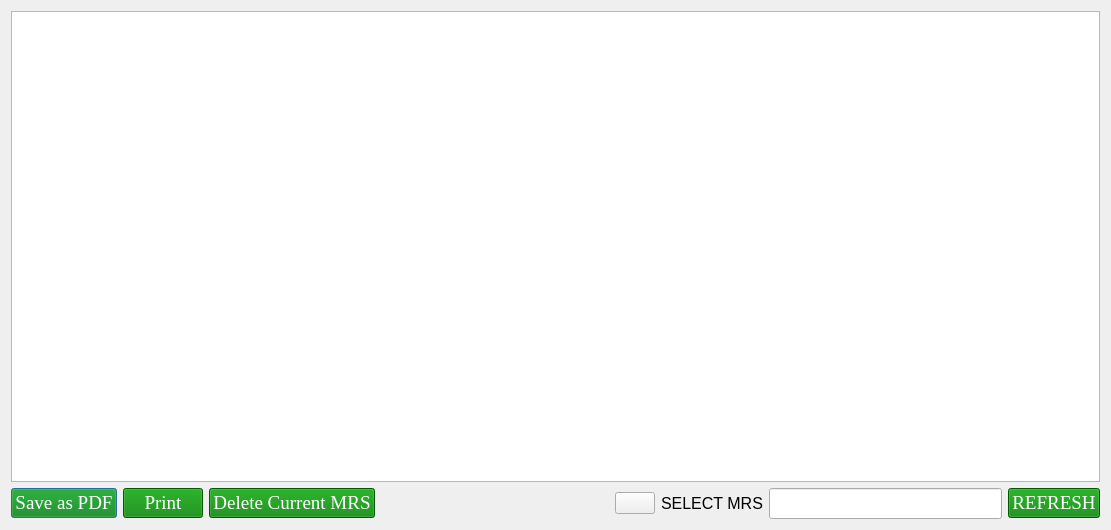
<?xml version="1.0" encoding="UTF-8"?>
<ui version="4.0">
 <class>MRSslipViewer</class>
 <widget class="QDialog" name="MRSslipViewer">
  <property name="geometry">
   <rect>
    <x>0</x>
    <y>0</y>
    <width>1111</width>
    <height>530</height>
   </rect>
  </property>
  <property name="windowTitle">
   <string>MRS Slip Viewer</string>
  </property>
  <layout class="QGridLayout" name="gridLayout">
   <item row="0" column="0">
    <layout class="QVBoxLayout" name="verticalLayout">
     <item>
      <widget class="QTextBrowser" name="textBrowser"/>
     </item>
     <item>
      <layout class="QHBoxLayout" name="horizontalLayout">
       <item>
        <widget class="QPushButton" name="pushButton">
         <property name="font">
          <font>
           <family>Times New Roman</family>
           <pointsize>14</pointsize>
           <weight>50</weight>
           <italic>false</italic>
           <bold>false</bold>
          </font>
         </property>
         <property name="styleSheet">
          <string notr="true">
QPushButton{

	

	font: 14pt &quot;Times New Roman&quot;;  

		border-right: 1px solid #aaaaaa;

		border-bottom: 1px solid #aaaaaa;



}



QPushButton:enabled {

		background-color: green;

		color: white;

}



QPushButton:pressed {

		background-color: green;

		color: white;

}





QPushButton:hover:!pressed {

		background-color: ORANGE;

		color: red;

}



QPushButton:disabled {

		background-color: #aaaaaa;

		color: #ffffff;

}</string>
         </property>
         <property name="text">
          <string>Save as PDF</string>
         </property>
        </widget>
       </item>
       <item>
        <widget class="QPushButton" name="pushButton_print">
         <property name="font">
          <font>
           <family>Times New Roman</family>
           <pointsize>14</pointsize>
           <weight>50</weight>
           <italic>false</italic>
           <bold>false</bold>
          </font>
         </property>
         <property name="styleSheet">
          <string notr="true">
QPushButton{

	

	font: 14pt &quot;Times New Roman&quot;;  

		border-right: 1px solid #aaaaaa;

		border-bottom: 1px solid #aaaaaa;



}



QPushButton:enabled {

		background-color: green;

		color: white;

}



QPushButton:pressed {

		background-color: green;

		color: white;

}





QPushButton:hover:!pressed {

		background-color: ORANGE;

		color: red;

}



QPushButton:disabled {

		background-color: #aaaaaa;

		color: #ffffff;

}</string>
         </property>
         <property name="text">
          <string>Print</string>
         </property>
        </widget>
       </item>
       <item>
        <widget class="QPushButton" name="pushButton_del_MRS">
         <property name="font">
          <font>
           <family>Times New Roman</family>
           <pointsize>14</pointsize>
           <weight>50</weight>
           <italic>false</italic>
           <bold>false</bold>
          </font>
         </property>
         <property name="styleSheet">
          <string notr="true">
QPushButton{

	

	font: 14pt &quot;Times New Roman&quot;;  

		border-right: 1px solid #aaaaaa;

		border-bottom: 1px solid #aaaaaa;



}



QPushButton:enabled {

		background-color: green;

		color: white;

}



QPushButton:pressed {

		background-color: green;

		color: white;

}





QPushButton:hover:!pressed {

		background-color: ORANGE;

		color: red;

}



QPushButton:disabled {

		background-color: #aaaaaa;

		color: #ffffff;

}</string>
         </property>
         <property name="text">
          <string>Delete Current MRS</string>
         </property>
        </widget>
       </item>
       <item>
        <spacer name="horizontalSpacer">
         <property name="orientation">
          <enum>Qt::Horizontal</enum>
         </property>
         <property name="sizeHint" stdset="0">
          <size>
           <width>108</width>
           <height>28</height>
          </size>
         </property>
        </spacer>
       </item>
       <item>
        <widget class="QPushButton" name="pushButton_search_mrs">
         <property name="styleSheet">
          <string notr="true"/>
         </property>
         <property name="text">
          <string/>
         </property>
         <property name="icon">
          <iconset resource="asert.qrc">
           <normaloff>:/Images/search.png</normaloff>:/Images/search.png</iconset>
         </property>
         <property name="iconSize">
          <size>
           <width>25</width>
           <height>25</height>
          </size>
         </property>
        </widget>
       </item>
       <item>
        <widget class="QLabel" name="label">
         <property name="font">
          <font>
           <pointsize>12</pointsize>
          </font>
         </property>
         <property name="text">
          <string>SELECT MRS</string>
         </property>
        </widget>
       </item>
       <item>
        <widget class="QLineEdit" name="lineEdit">
         <property name="font">
          <font>
           <pointsize>14</pointsize>
          </font>
         </property>
         <property name="styleSheet">
          <string notr="true">QLineEdit {
    border: 1px solid #a9a9a9;
    padding: 5px;
    border-radius: 10px; /* Adjust the value to control the roundness */
    background-color: #ffffff; /* Set the background color to white */
    color: #333333;
}

QLineEdit:focus {
    border-color: #3e7bb6;
}

QLineEdit:hover {
    background-color: #e6f3ff; /* Set the hover background color to light blue */
    animation: blink 0.5s alternate infinite; /* Add a blinking animation */
}

@keyframes blink {
    from {
        background-color: #e6f3ff;
    }
    to {
        background-color: #ffffff;
    }
}
</string>
         </property>
        </widget>
       </item>
       <item>
        <widget class="QPushButton" name="pushButton_refresh">
         <property name="font">
          <font>
           <family>Times New Roman</family>
           <pointsize>14</pointsize>
           <weight>50</weight>
           <italic>false</italic>
           <bold>false</bold>
          </font>
         </property>
         <property name="styleSheet">
          <string notr="true">
QPushButton{

	

	font: 14pt &quot;Times New Roman&quot;;  

		border-right: 1px solid #aaaaaa;

		border-bottom: 1px solid #aaaaaa;



}



QPushButton:enabled {

		background-color: green;

		color: white;

}



QPushButton:pressed {

		background-color: green;

		color: white;

}





QPushButton:hover:!pressed {

		background-color: ORANGE;

		color: red;

}



QPushButton:disabled {

		background-color: #aaaaaa;

		color: #ffffff;

}</string>
         </property>
         <property name="text">
          <string>REFRESH</string>
         </property>
        </widget>
       </item>
      </layout>
     </item>
    </layout>
   </item>
  </layout>
 </widget>
 <resources>
  <include location="asert.qrc"/>
 </resources>
 <connections/>
</ui>
